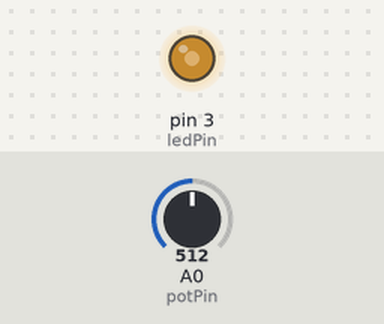
The sketch below on a simulated Arduino Uno, built with avr-gcc and run on an emulated ATmega328P. On the bench: output pins drawn as LEDs (lit = HIGH). Inputs (shaded band) come from the test bench; at power-on: A0 (potPin) = 512.

Above: at 1.2 s.
1.3 s: A0 (potPin) set to 716
At 2.1 s:
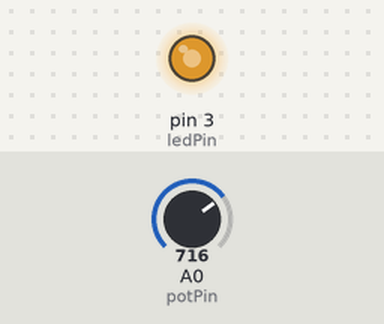
2.8 s: A0 (potPin) set to 900
At 3.3 s:
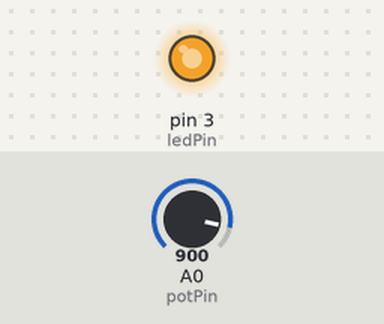
4.3 s: A0 (potPin) set to 122
At 5.5 s:
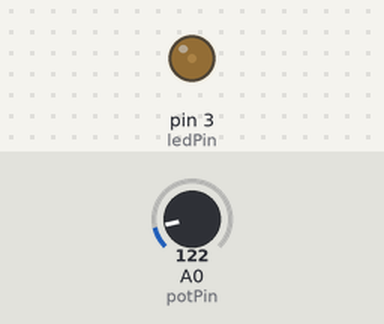
5.8 s: A0 (potPin) set to 0
At 6.8 s:
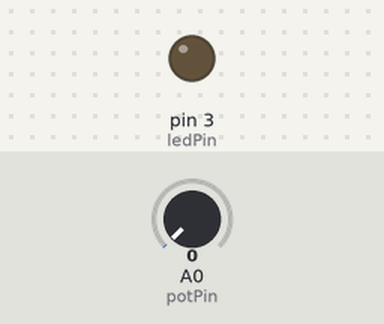
Timing chart, 0 to 8.3 s (numbered marks = the images above; inputs shaded):
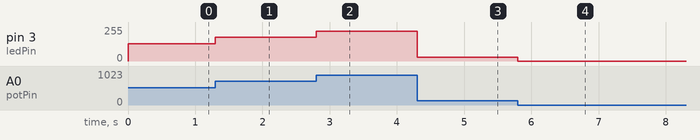

The sketch:

05_ANALOG_READING.ino
```cpp
const int ledPin = 3;  // Pin for LED (PWM pin)
const int potPin = A0; // Pin for Potentiometer (Analog input pin)

void setup() {
  pinMode(ledPin, OUTPUT); // Set the LED pin as OUTPUT
}

void loop() {
  int potValue = analogRead(potPin); // Read the value from the Potentiometer

  // Scale the potValue directly
  int brightness = potValue / 4; // Scale down from 0-1023 to 0-255

  analogWrite(ledPin, brightness); // Write the brightness value to the LED
}
```

Measured:
- after the input at 1.3 s, pin 3 (ledPin): 128/255 → 179/255 at once
- after the input at 2.8 s, pin 3 (ledPin): 179/255 → 225/255 at once
- after the input at 4.3 s, pin 3 (ledPin): 225/255 → 30/255 at once
- after the input at 5.8 s, pin 3 (ledPin): 30/255 → 0/255 at once
